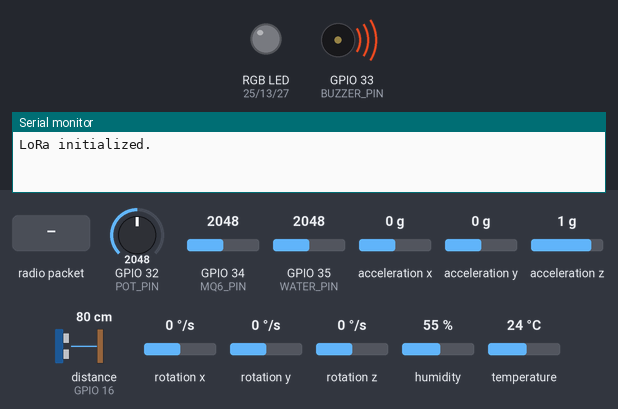
Bench run of a sketch on a simulated ESP32. Parts: an RGB LED mixed from three pins (HIGH = lit), buzzer (waves = sounding, pin HIGH), the last lines printed to the serial monitor. Wiring (inferred from the names in the program): ultrasonic range finder: trigger GPIO 17; echo GPIO 16. The test bench sets the inputs (shaded band); at power-on: GPIO 32 (POT_PIN) = 2048, GPIO 34 (MQ6_PIN) = 2048, GPIO 35 (WATER_PIN) = 2048, acceleration x 0 g, acceleration y 0 g, acceleration z 1 g, distance to the obstacle (sensor on GPIO 16) 80 cm, rotation x 0 °/s, rotation y 0 °/s, rotation z 0 °/s, humidity 55 %, temperature 24 °C (analog values on the 0–4095 scale). The echo pulse lasts 58.3 µs per cm; random numbers use the default seed unless the sketch sets one; no radio packets arrive unless stated; pins used as bus, display or sensor lines are not drawn.

Above: at 0.1 s.
At 1.6 s:
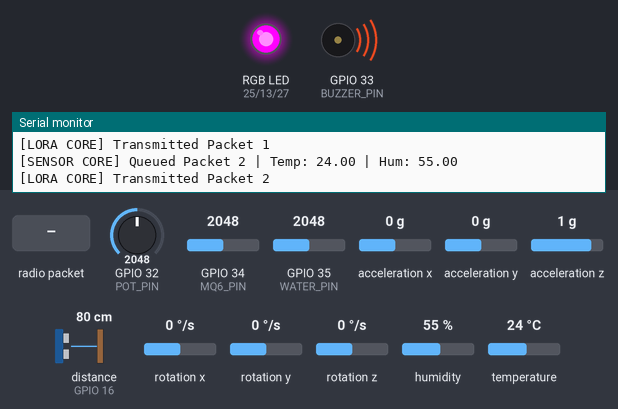
1.7 s: radio packet "node" arrives
3.2 s: radio packet "ALL" arrives
4.7 s: radio packet "NORMAL" arrives
Timing chart, 0 to 7.7 s (numbered marks = the images above; inputs shaded):
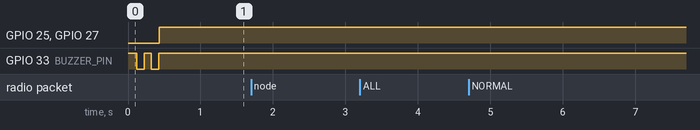

The sketch:

esp32_edge_node_sos.ino
```cpp
/*
  ESP32 Multi-Sensor + LoRa (RA-02) + ESP-NOW Node
  ----------------------------------------
  UPDATED: FreeRTOS Dual-Core Architecture.
  - Core 1: Sensor Reading (blocking) & Alarms.
  - Core 0: Real-time LoRa Rx/Tx (non-blocking).
*/

#include <SPI.h>
#include <LoRa.h>
#include <Wire.h>
#include <DHT.h>
#include <MPU9250_asukiaaa.h>
#include <WiFi.h>
#include <esp_now.h>
#include <math.h>
#include <ArduinoJson.h>

// ---------------- Device Identity ----------------
#define DEVICE_ID  "NODE_OP"

// ---------------- Pin Definitions ----------------
// LoRa (RA-02 / SX1278)
#define LORA_SCK   18
#define LORA_MISO  19
#define LORA_MOSI  23
#define LORA_NSS   5
#define LORA_RST   14
#define LORA_DIO0  26
#define LORA_FREQ  433E6

// IMU
#define IMU_SDA    21
#define IMU_SCL    22
#define IMU_ADDR   0x68

// DHT22
#define DHT_PIN    4
#define DHT_TYPE   DHT22

// RGB LED
#define RGB_R_PIN  25
#define RGB_G_PIN  13
#define RGB_B_PIN  27
#define RGB_COMMON_ANODE true

// HC-SR04
#define TRIG_PIN   17
#define ECHO_PIN   16

// Analog sensors
#define MQ6_PIN    34
#define WATER_PIN  35
#define POT_PIN    32

// Buzzer (Active-Low)
#define BUZZER_PIN 33

// ---------------- Binary Data Structure ----------------
typedef struct __attribute__((packed)) {
  char id[8];          // 8 bytes
  uint32_t packetSeq;  // 4 bytes
  float temp;          // 4 bytes
  float hum;           // 4 bytes
  float ax;            // 4 bytes
  float ay;            // 4 bytes
  float az;            // 4 bytes
  float gx;            // 4 bytes
  float gy;            // 4 bytes
  float gz;            // 4 bytes
  float dist_cm;       // 4 bytes
  int16_t mq6_raw;     // 2 bytes
  int16_t water_raw;   // 2 bytes
  int16_t pot_raw;     // 2 bytes
  uint8_t espnow_mac[6]; // 6 bytes
} SensorData;          // Total = 60 bytes

// ---------------- FreeRTOS Objects ----------------
QueueHandle_t sensorQueue;
SemaphoreHandle_t stateMutex;

// ---------------- Objects ----------------
DHT dht(DHT_PIN, DHT_TYPE);
MPU9250_asukiaaa imu;

// ---------------- Timing & State ----------------
unsigned long lastSend = -6000;
const unsigned long SEND_INTERVAL = 1000; // ms (1 seconds)
uint32_t packetSent = 0;

// ESP-NOW global states
uint8_t last_mac[6] = {0, 0, 0, 0, 0, 0};
bool hasNewEspNowData = false;

// ---------------- Alert State (Controlled by Dashboard) ----------------
String alertLevel;
String alertColor;
String alertBuzzerMode;
String alertLedPattern;

// ==================================================
void OnEspNowDataRecv(const esp_now_recv_info *esp_now_info, const uint8_t *data, int len) {
  memcpy(last_mac, esp_now_info->src_addr, 6);
  hasNewEspNowData = true;
  Serial.printf("ESP-NOW hit from MAC %02X:%02X:%02X:%02X:%02X:%02X\n",
                last_mac[0], last_mac[1], last_mac[2],
                last_mac[3], last_mac[4], last_mac[5]);
}

// ==================================================
void setupRGB() {
  pinMode(RGB_R_PIN, OUTPUT);
  pinMode(RGB_G_PIN, OUTPUT);
  pinMode(RGB_B_PIN, OUTPUT);
}

void setRGB(int r, int g, int b) {
  if (RGB_COMMON_ANODE) {
    r = 255 - r; g = 255 - g; b = 255 - b;
  }
  analogWrite(RGB_R_PIN, r);
  analogWrite(RGB_G_PIN, g);
  analogWrite(RGB_B_PIN, b);
}

// ==================================================
void setupLoRa() {
  SPI.begin(LORA_SCK, LORA_MISO, LORA_MOSI, LORA_NSS);
  LoRa.setPins(LORA_NSS, LORA_RST, LORA_DIO0);

  if (!LoRa.begin(LORA_FREQ)) {
    Serial.println("LoRa init failed! Check wiring.");
    setRGB(255, 0, 0); // RED = LoRa Error
    while (1) {
      digitalWrite(BUZZER_PIN, LOW); delay(500); digitalWrite(BUZZER_PIN, HIGH); delay(500);
    }
  }
  LoRa.setSpreadingFactor(7);
  LoRa.setSyncWord(0xF3);
  Serial.println("LoRa initialized.");
}

void setupIMU() {
  Wire.begin(IMU_SDA, IMU_SCL);
  imu.setWire(&Wire);
  imu.beginAccel();
  imu.beginGyro();
  delay(100);
  Serial.println("IMU initialized.");
}

void setupEspNow() {
  WiFi.mode(WIFI_STA);
  WiFi.disconnect();
  if (esp_now_init() != ESP_OK) {
    Serial.println("Error initializing ESP-NOW");
    return;
  }
  esp_now_register_recv_cb(OnEspNowDataRecv);
  Serial.println("ESP-NOW initialized and listening.");
}

float readDistanceCM() {
  digitalWrite(TRIG_PIN, LOW);
  delayMicroseconds(2);
  digitalWrite(TRIG_PIN, HIGH);
  delayMicroseconds(10);
  digitalWrite(TRIG_PIN, LOW);
  long duration = pulseIn(ECHO_PIN, HIGH, 30000);
  if (duration == 0) return -1;
  return duration * 0.0343 / 2.0;
}

// ==================================================
// Core 0: LoRa Task (Real-Time Networking)
// ==================================================
void loraTaskCode(void * parameter) {
  for(;;) {
    // 1. Check for incoming packets (non-blocking)
    int packetSize = LoRa.parsePacket();
    if (packetSize) {
      String incoming = "";
      while (LoRa.available()) {
        incoming += (char)LoRa.read();
      }

      Serial.print("\n[LORA CORE] ---- Received LoRa Downlink ----\n");
      Serial.print("[LORA CORE] Packet Size: "); Serial.print(packetSize); Serial.println(" bytes");
      Serial.print("[LORA CORE] Payload Content: "); Serial.println(incoming);

      StaticJsonDocument<1024> doc;
      DeserializationError error = deserializeJson(doc, incoming);

      if (error) {
        Serial.print("[LORA CORE] JSON Parse Failed: ");
        Serial.println(error.c_str());
      } else {
        String targetNode = doc["nodeId"] | "";
        String targetType = doc["targetType"] | "node";

        bool isForMe = false;
        if (targetType == "node" && targetNode == String(DEVICE_ID)) isForMe = true;
        if (targetNode == "ALL") isForMe = true;

        if (isForMe) {
          String level = doc["level"] | "NORMAL";

          // Protect String mutation with Mutex
          xSemaphoreTake(stateMutex, portMAX_DELAY);
          if (level == "NORMAL") {
            alertLevel = "NORMAL";
            alertColor = "green";
            alertBuzzerMode = "off";
            alertLedPattern = "solid";
          } else {
            alertLevel = level;
            alertColor = doc["color"] | "red";
            alertBuzzerMode = doc["buzzerMode"] | "siren";
            alertLedPattern = doc["ledPattern"] | "strobe";
          }
          xSemaphoreGive(stateMutex);

          Serial.println(">>> SOS ALERT APPLIED FROM DASHBOARD <<<");

          // Send ACK back via LoRa
          String cmdId = doc["commandId"] | "";
          if (cmdId != "") {
            vTaskDelay(random(10, 50) / portTICK_PERIOD_MS); // Random backoff to avoid collision
            StaticJsonDocument<200> ackDoc;
            ackDoc["nodeId"] = String(DEVICE_ID);
            ackDoc["commandId"] = cmdId;
            ackDoc["type"] = "ack";
            String ackPayload;
            serializeJson(ackDoc, ackPayload);

            LoRa.beginPacket();
            LoRa.print(ackPayload);
            LoRa.endPacket();
            Serial.println("[LORA CORE] ACK sent: " + ackPayload);
          }
        }
      }
    }

    // 2. Check for outgoing packets in Queue (from Core 1)
    SensorData txPayload;
    if (xQueueReceive(sensorQueue, &txPayload, 0) == pdPASS) {
      LoRa.beginPacket();
      LoRa.write((const uint8_t *)&txPayload, sizeof(txPayload));
      LoRa.endPacket();
      Serial.printf("[LORA CORE] Transmitted Packet %d\n", txPayload.packetSeq);
    }

    // Yield to FreeRTOS watchdog
    vTaskDelay(1 / portTICK_PERIOD_MS);
  }
}

// ==================================================
void setup() {
  Serial.begin(115200);
  while (!Serial) delay(10);

  // Initialize strings here to prevent global C++ constructor crashes before boot
  alertLevel = "NORMAL";
  alertColor = "green";
  alertBuzzerMode = "off";
  alertLedPattern = "solid";

  pinMode(BUZZER_PIN, OUTPUT);
  digitalWrite(BUZZER_PIN, HIGH);

  setupRGB();
  setRGB(255, 255, 255); // WHITE - Booting

  setupLoRa();
  setupIMU();
  dht.begin();
  setupEspNow();

  pinMode(TRIG_PIN, OUTPUT);
  pinMode(ECHO_PIN, INPUT);

  analogReadResolution(12);

  Serial.print("Setup complete. Device ID: ");
  Serial.println(DEVICE_ID);

  digitalWrite(BUZZER_PIN, LOW); delay(100); digitalWrite(BUZZER_PIN, HIGH);
  delay(100);
  digitalWrite(BUZZER_PIN, LOW); delay(100); digitalWrite(BUZZER_PIN, HIGH);

  // Initialize FreeRTOS Objects
  sensorQueue = xQueueCreate(5, sizeof(SensorData));
  stateMutex = xSemaphoreCreateMutex();

  // Pin LoRa Task to Core 0 (PRO_CPU)
  xTaskCreatePinnedToCore(
    loraTaskCode,   /* Task function. */
    "LoRaTask",     /* name of task. */
    10000,          /* Stack size of task */
    NULL,           /* parameter of the task */
    1,              /* priority of the task */
    NULL,           /* Task handle to keep track of created task */
    0);             /* pin task to core 0 */

  Serial.println("FreeRTOS LoRa Task started on Core 0.");
}

// ==================================================
// Core 1: Sensor & Alarms Task (APP_CPU)
// ==================================================
void loop() {
  handleAlarms();

  if (millis() - lastSend >= SEND_INTERVAL) {
    lastSend = millis();
    readAndQueue(); // Renamed from readAndSend
  }
}

// --- CORE ALARM LOGIC (ACTIVE-LOW) ---
void handleAlarms() {
  static String lastStateStr = "";

  // Safely read String states using Mutex
  xSemaphoreTake(stateMutex, portMAX_DELAY);
  String safeAlertColor = alertColor;
  String safeAlertLedPattern = alertLedPattern;
  String safeAlertBuzzerMode = alertBuzzerMode;
  xSemaphoreGive(stateMutex);

  String currentStateStr = safeAlertColor + "-" + safeAlertLedPattern + "-" + safeAlertBuzzerMode;

  if (currentStateStr != lastStateStr) {
    Serial.println("\n[NODE DEBUG] Actuator State Changed:");
    Serial.println("[NODE DEBUG] Target Color: " + safeAlertColor);
    Serial.println("[NODE DEBUG] Target Pattern: " + safeAlertLedPattern);
    Serial.println("[NODE DEBUG] Buzzer Mode: " + safeAlertBuzzerMode);
    lastStateStr = currentStateStr;
  }

  // 1. Determine Color
  int r = 0, g = 0, b = 0;
  if (safeAlertColor == "red") { r = 255; g = 0; b = 0; }
  else if (safeAlertColor == "yellow") { r = 255; g = 255; b = 0; }
  else if (safeAlertColor == "blue") { r = 0; g = 0; b = 255; }
  else if (safeAlertColor == "green") { r = 0; g = 255; b = 0; }

  // 2. LED Pattern
  unsigned long m = millis();
  if (safeAlertLedPattern == "strobe") {
    if (m % 200 < 100) setRGB(r, g, b); else setRGB(0, 0, 0);
  } else if (safeAlertLedPattern == "pulse") {
    if (m % 1000 < 500) setRGB(r, g, b); else setRGB(0, 0, 0);
  } else if (safeAlertLedPattern == "heartbeat") {
    int t = m % 1000;
    if (t < 100 || (t > 200 && t < 300)) setRGB(r, g, b); else setRGB(0, 0, 0);
  } else {
    setRGB(r, g, b); // solid
  }

  // 3. Buzzer Mode (Active Low: LOW = ON, HIGH = OFF)
  if (safeAlertBuzzerMode == "siren") {
    digitalWrite(BUZZER_PIN, LOW);
  } else if (safeAlertBuzzerMode == "beep") {
    if (m % 1000 < 500) digitalWrite(BUZZER_PIN, LOW); else digitalWrite(BUZZER_PIN, HIGH);
  } else if (safeAlertBuzzerMode == "chirp") {
    if (m % 2000 < 100) digitalWrite(BUZZER_PIN, LOW); else digitalWrite(BUZZER_PIN, HIGH);
  } else {
    digitalWrite(BUZZER_PIN, HIGH);
  }
}

void readAndQueue() {
  float temp = dht.readTemperature(); // This is BLOCKING, but LoRa Task is unaffected!
  float hum  = dht.readHumidity();
  bool dhtOk = !(isnan(temp) || isnan(hum));
  if (!dhtOk) { temp = 0; hum = 0; }

  float ax = 0, ay = 0, az = 0, gx = 0, gy = 0, gz = 0;
  if (imu.accelUpdate() == 0) {
    ax = imu.accelX(); ay = imu.accelY(); az = imu.accelZ();
  }
  if (imu.gyroUpdate() == 0) {
    gx = imu.gyroX(); gy = imu.gyroY(); gz = imu.gyroZ();
  }

  float distance = readDistanceCM();
  int mq6Raw = analogRead(MQ6_PIN);
  int waterRaw = analogRead(WATER_PIN);
  int potRaw = analogRead(POT_PIN);

  packetSent++;

  SensorData payload;
  memset(&payload, 0, sizeof(payload));
  strncpy(payload.id, DEVICE_ID, 7);

  payload.packetSeq = packetSent;
  payload.temp      = dhtOk ? temp : -999.0;
  payload.hum       = dhtOk ? hum : -999.0;
  payload.ax        = ax;
  payload.ay        = ay;
  payload.az        = az;
  payload.gx        = gx;
  payload.gy        = gy;
  payload.gz        = gz;
  payload.dist_cm   = distance;
  payload.mq6_raw   = (int16_t)mq6Raw;
  payload.water_raw = (int16_t)waterRaw;
  payload.pot_raw   = (int16_t)potRaw;

  if (hasNewEspNowData) {
    memcpy(payload.espnow_mac, last_mac, 6);
    hasNewEspNowData = false;
  } else {
    memset(payload.espnow_mac, 0, 6);
  }

  // Push to Queue for Core 0 to transmit
  if (xQueueSend(sensorQueue, &payload, 0) == pdPASS) {
    Serial.printf("[SENSOR CORE] Queued Packet %d | Temp: %.2f | Hum: %.2f\n", packetSent, temp, hum);
  } else {
    Serial.println("[SENSOR CORE] ERROR: LoRa Queue Full! Packet Dropped.");
  }
}
```
